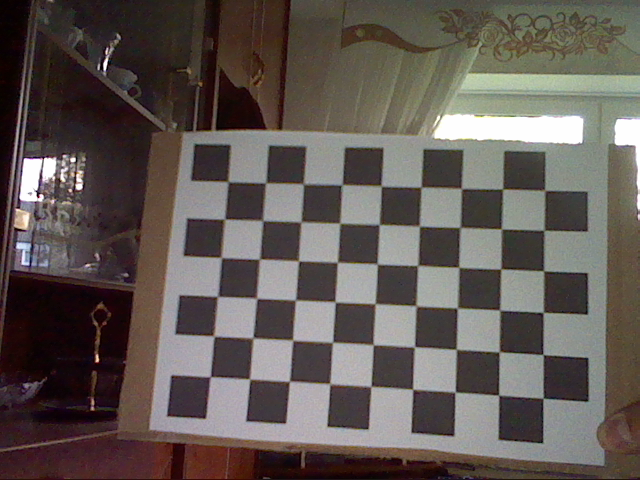
#> input picture STEREOMATCHING/images_left/image1.png, 640 x 480 px; its folder holds only this picture in this run
$ python 4_depth_estimation.py
#> lines starting #> are read from the running program, lines starting #| are printed output that depends on the picture; after the words box and inside, x2 and y2 are one past the last pixel; in counts of white or black regions, pixels touching at a corner belong together
import numpy as np
import cv2
import glob
import os

#example image
folder_l = 'images_left'
folder_r = 'images_right'
images = [os.path.basename(x) for x in glob.glob('./'+str(folder_l)+'/*.png')]
img_l = cv2.imread('./'+str(folder_l)+'/'+str(images[0]))
#> img_l is the input picture: shape (480, 640, 3); mean B, G, R 84.5, 88.9, 97.2
img_r = cv2.imread('./'+str(folder_r)+'/'+str(images[0]))
h,  w = img_l.shape[:2]
#> h = 480; w = 640

img_l = cv2.cvtColor(img_l, cv2.COLOR_BGR2GRAY)
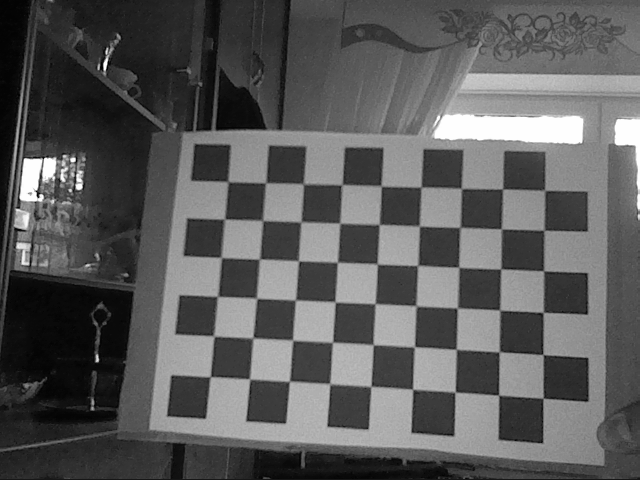
#> img_l: shape (480, 640); min 0, max 254, mean 90.9
img_r = cv2.cvtColor(img_r, cv2.COLOR_BGR2GRAY)

#img_l = cv2.cvtColor(img_l,cv2.COLOR_BGR2GRAY)
#img_r = cv2.cvtColor(img_r,cv2.COLOR_BGR2GRAY)
'''
imgpoints_l = np.load('./'+str(folder_l)+'/imgpoints.npy')
imgpoints_r = np.load('./'+str(folder_r)+'/imgpoints.npy')
filenames_l = np.load('./'+str(folder_l)+'/filenames.npy')
filenames_r = np.load('./'+str(folder_r)+'/filenames.npy')

n_corners = (9,6)
objp = np.zeros((n_corners[0]*n_corners[1],3), np.float32)
objp[:,:2] = np.mgrid[0:n_corners[0],0:n_corners[1]].T.reshape(-1,2)
objpoints = [objp]*len(filenames_l)
'''

mapx_l = np.load('./'+str(folder_l)+'/mapx.npy')
#> (reads STEREOMATCHING/images_left/mapx.npy from the repository)
mapy_l = np.load('./'+str(folder_l)+'/mapy.npy')
#> (reads STEREOMATCHING/images_left/mapy.npy from the repository)
img_l = cv2.remap(img_l,mapx_l,mapy_l,cv2.INTER_CUBIC)
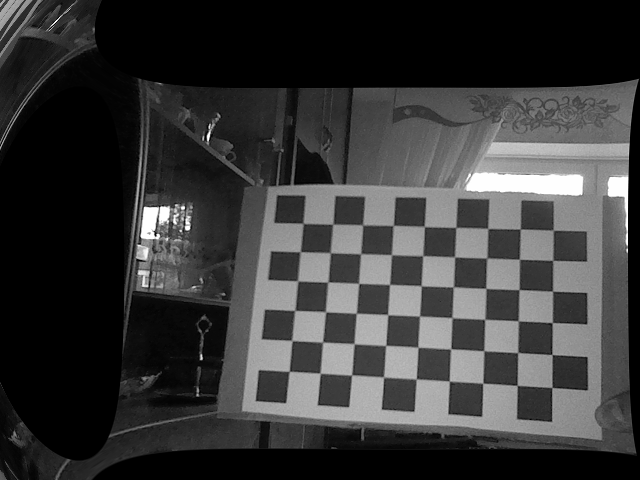
#> img_l: shape (480, 640); min 0, max 255, mean 56.3

mapx_r = np.load('./'+str(folder_r)+'/mapx.npy')
mapy_r = np.load('./'+str(folder_r)+'/mapy.npy')
img_r = cv2.remap(img_r,mapx_r,mapy_r,cv2.INTER_CUBIC)

# [7 lines of commented-out code are left out]
stereo = cv2.StereoBM_create(numDisparities=16, blockSize=15)
disparity = stereo.compute(img_l,img_r)
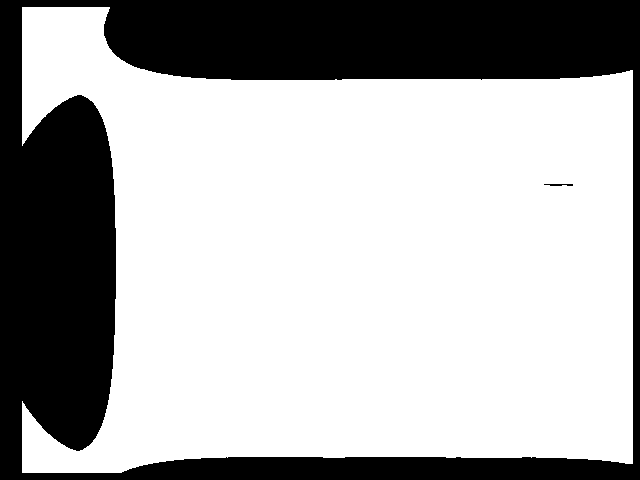
#> disparity: shape (480, 640) int16; values -16 (black) and 0 (white), 68.8% white; 2 black regions, box (x1, y1, x2, y2) and area: (0, 0, 640, 480) 95788, (544, 184, 573, 186) 47
'''
#compute disparity v2 (sloooow)
from CostFilter import computeDisp
max_disp = 15
scale_factor = 16
disparity = computeDisp(img_l, img_r, max_disp) * scale_factor
'''
disparity = (disparity-disparity.min())/(disparity.max()-disparity.min())
cv2.imshow( 'disparity', disparity) #display image
cv2.moveWindow('disparity', 50, 50) #window position

key = cv2.waitKey(0)
#> (key Esc is pressed here)
cv2.destroyAllWindows()
